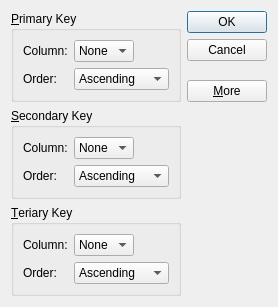
<?xml version="1.0" encoding="UTF-8"?>
<ui version="4.0">
 <class>SortDialog</class>
 <widget class="QDialog" name="SortDialog">
  <property name="geometry">
   <rect>
    <x>0</x>
    <y>0</y>
    <width>256</width>
    <height>294</height>
   </rect>
  </property>
  <property name="windowTitle">
   <string>Sort[*]</string>
  </property>
  <layout class="QGridLayout" name="gridLayout_6">
   <item row="0" column="0">
    <widget class="QGroupBox" name="primaryGroupBox">
     <property name="title">
      <string>&amp;Primary Key</string>
     </property>
     <layout class="QGridLayout" name="gridLayout">
      <item row="1" column="0">
       <widget class="QLabel" name="label_2">
        <property name="text">
         <string>Order:</string>
        </property>
       </widget>
      </item>
      <item row="1" column="1" colspan="2">
       <widget class="QComboBox" name="orderComboBox">
        <item>
         <property name="text">
          <string>Ascending</string>
         </property>
        </item>
        <item>
         <property name="text">
          <string>Descending</string>
         </property>
        </item>
       </widget>
      </item>
      <item row="0" column="0">
       <widget class="QLabel" name="label">
        <property name="text">
         <string>Column:</string>
        </property>
       </widget>
      </item>
      <item row="0" column="2">
       <spacer name="horizontalSpacer">
        <property name="orientation">
         <enum>Qt::Horizontal</enum>
        </property>
        <property name="sizeHint" stdset="0">
         <size>
          <width>40</width>
          <height>20</height>
         </size>
        </property>
       </spacer>
      </item>
      <item row="0" column="1">
       <widget class="QComboBox" name="columnComboBox">
        <item>
         <property name="text">
          <string>None</string>
         </property>
        </item>
       </widget>
      </item>
     </layout>
    </widget>
   </item>
   <item row="0" column="1" rowspan="2">
    <layout class="QVBoxLayout" name="verticalLayout">
     <item>
      <widget class="QPushButton" name="okButton">
       <property name="text">
        <string>OK</string>
       </property>
       <property name="default">
        <bool>true</bool>
       </property>
      </widget>
     </item>
     <item>
      <widget class="QPushButton" name="cancelButton">
       <property name="text">
        <string>Cancel</string>
       </property>
      </widget>
     </item>
     <item>
      <spacer name="verticalSpacer">
       <property name="orientation">
        <enum>Qt::Vertical</enum>
       </property>
       <property name="sizeHint" stdset="0">
        <size>
         <width>20</width>
         <height>0</height>
        </size>
       </property>
      </spacer>
     </item>
     <item>
      <widget class="QPushButton" name="moreButton">
       <property name="text">
        <string>&amp;More</string>
       </property>
       <property name="checkable">
        <bool>true</bool>
       </property>
      </widget>
     </item>
    </layout>
   </item>
   <item row="1" column="0">
    <spacer name="verticalSpacer_2">
     <property name="orientation">
      <enum>Qt::Vertical</enum>
     </property>
     <property name="sizeHint" stdset="0">
      <size>
       <width>20</width>
       <height>0</height>
      </size>
     </property>
    </spacer>
   </item>
   <item row="2" column="0">
    <widget class="QGroupBox" name="secondaryGroupBox">
     <property name="title">
      <string>&amp;Secondary Key</string>
     </property>
     <layout class="QGridLayout" name="gridLayout_2">
      <item row="0" column="0">
       <widget class="QLabel" name="label_3">
        <property name="text">
         <string>Column:</string>
        </property>
       </widget>
      </item>
      <item row="0" column="1">
       <widget class="QComboBox" name="columnComboBox_2">
        <item>
         <property name="text">
          <string>None</string>
         </property>
        </item>
       </widget>
      </item>
      <item row="0" column="2">
       <spacer name="horizontalSpacer_2">
        <property name="orientation">
         <enum>Qt::Horizontal</enum>
        </property>
        <property name="sizeHint" stdset="0">
         <size>
          <width>40</width>
          <height>20</height>
         </size>
        </property>
       </spacer>
      </item>
      <item row="1" column="0">
       <widget class="QLabel" name="label_4">
        <property name="text">
         <string>Order:</string>
        </property>
       </widget>
      </item>
      <item row="1" column="1" colspan="2">
       <widget class="QComboBox" name="orderComboBox_2">
        <item>
         <property name="text">
          <string>Ascending</string>
         </property>
        </item>
        <item>
         <property name="text">
          <string>Descending</string>
         </property>
        </item>
       </widget>
      </item>
     </layout>
    </widget>
   </item>
   <item row="3" column="0">
    <widget class="QGroupBox" name="tertiaryGroupBox">
     <property name="title">
      <string>&amp;Teriary Key</string>
     </property>
     <layout class="QGridLayout" name="gridLayout_3">
      <item row="0" column="0">
       <widget class="QLabel" name="label_5">
        <property name="text">
         <string>Column:</string>
        </property>
       </widget>
      </item>
      <item row="0" column="1">
       <widget class="QComboBox" name="columnComboBox_3">
        <item>
         <property name="text">
          <string>None</string>
         </property>
        </item>
       </widget>
      </item>
      <item row="0" column="2">
       <spacer name="horizontalSpacer_3">
        <property name="orientation">
         <enum>Qt::Horizontal</enum>
        </property>
        <property name="sizeHint" stdset="0">
         <size>
          <width>40</width>
          <height>20</height>
         </size>
        </property>
       </spacer>
      </item>
      <item row="1" column="0">
       <widget class="QLabel" name="label_6">
        <property name="text">
         <string>Order:</string>
        </property>
       </widget>
      </item>
      <item row="1" column="1" colspan="2">
       <widget class="QComboBox" name="orderComboBox_3">
        <item>
         <property name="text">
          <string>Ascending</string>
         </property>
        </item>
        <item>
         <property name="text">
          <string>Descending</string>
         </property>
        </item>
       </widget>
      </item>
     </layout>
    </widget>
   </item>
  </layout>
 </widget>
 <tabstops>
  <tabstop>columnComboBox</tabstop>
  <tabstop>orderComboBox</tabstop>
  <tabstop>columnComboBox_2</tabstop>
  <tabstop>orderComboBox_2</tabstop>
  <tabstop>columnComboBox_3</tabstop>
  <tabstop>orderComboBox_3</tabstop>
  <tabstop>okButton</tabstop>
  <tabstop>cancelButton</tabstop>
  <tabstop>moreButton</tabstop>
 </tabstops>
 <resources/>
 <connections>
  <connection>
   <sender>okButton</sender>
   <signal>clicked()</signal>
   <receiver>SortDialog</receiver>
   <slot>accept()</slot>
   <hints>
    <hint type="sourcelabel">
     <x>198</x>
     <y>27</y>
    </hint>
    <hint type="destinationlabel">
     <x>69</x>
     <y>88</y>
    </hint>
   </hints>
  </connection>
  <connection>
   <sender>cancelButton</sender>
   <signal>clicked()</signal>
   <receiver>SortDialog</receiver>
   <slot>reject()</slot>
   <hints>
    <hint type="sourcelabel">
     <x>219</x>
     <y>53</y>
    </hint>
    <hint type="destinationlabel">
     <x>136</x>
     <y>103</y>
    </hint>
   </hints>
  </connection>
  <connection>
   <sender>moreButton</sender>
   <signal>toggled(bool)</signal>
   <receiver>secondaryGroupBox</receiver>
   <slot>setVisible(bool)</slot>
   <hints>
    <hint type="sourcelabel">
     <x>224</x>
     <y>99</y>
    </hint>
    <hint type="destinationlabel">
     <x>141</x>
     <y>156</y>
    </hint>
   </hints>
  </connection>
  <connection>
   <sender>moreButton</sender>
   <signal>toggled(bool)</signal>
   <receiver>tertiaryGroupBox</receiver>
   <slot>setVisible(bool)</slot>
   <hints>
    <hint type="sourcelabel">
     <x>204</x>
     <y>108</y>
    </hint>
    <hint type="destinationlabel">
     <x>151</x>
     <y>238</y>
    </hint>
   </hints>
  </connection>
 </connections>
</ui>
